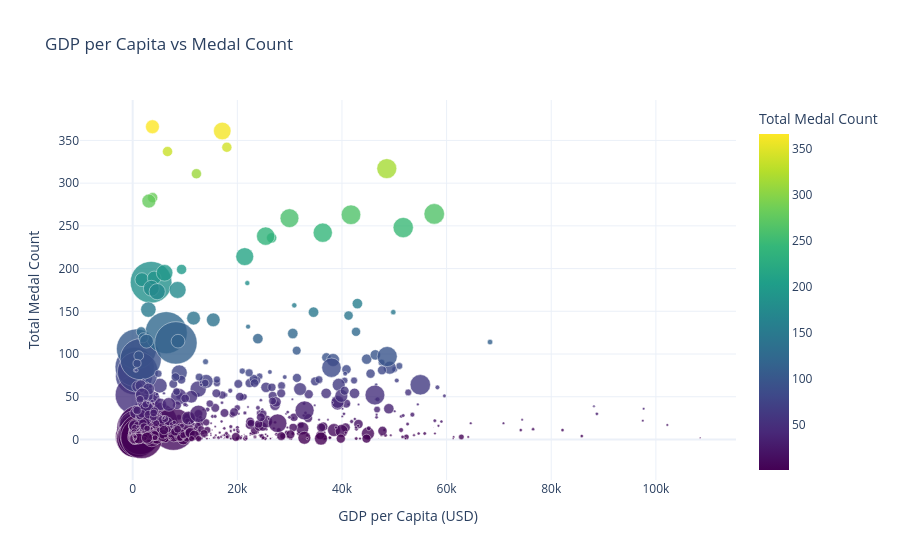

This figure's notebook cell:
### Markdown cell above
### 6.1 GDP vs medals

### Code cell
medals_df = olympics[
    olympics["medal"].notna() &
    olympics["gdp_per_capita"].notna() &
    olympics["population"].notna()
].copy()

country_medals = (
    medals_df.groupby(["country", "gdp_per_capita", "population"])
    .size()
    .reset_index(name="medal_count")
)

fig = px.scatter(
    country_medals,
    x="gdp_per_capita",
    y="medal_count",
    size="population",
    color="medal_count",
    hover_name="country",
    title="GDP per Capita vs Medal Count",
    labels={
        "gdp_per_capita": "GDP per Capita (USD)",
        "medal_count": "Total Medal Count",
        "population": "Population"
    },
    size_max=30,
    template="plotly_white",
    color_continuous_scale="Viridis"
)

fig.update_traces(marker=dict(line=dict(width=0.5, color="white"), opacity=0.8))
fig.show()

### Figure 1 — Plotly figure (JSON) as saved in the notebook; plotly's stock layout.template omitted (floating-point values rounded to 4 significant figures; data arrays with more than 128 entries replaced by an {"elided": "..."} marker saying what was removed)
{"data": [{"hovertemplate": "<b>%{hovertext}</b><br><br>GDP per Capita (USD)=%{x}<br>Total Medal Count=%{marker.color}<br>Population=%{marker.size}<extra></extra>", "hovertext": {"elided": "981 str values"}, "legendgroup": "", "marker": {"color": {"elided": "981 int values"}, "coloraxis": "coloraxis", "line": {"color": "white", "width": 0.5}, "opacity": 0.8, "size": {"elided": "981 float values"}, "sizemode": "area", "sizeref": 1531850, "symbol": "circle"}, "mode": "markers", "name": "", "orientation": "v", "showlegend": false, "type": "scatter", "x": {"elided": "981 float values"}, "xaxis": "x", "y": {"elided": "981 int values"}, "yaxis": "y"}], "layout": {"coloraxis": {"colorbar": {"title": {"text": "Total Medal Count"}}, "colorscale": [[0, "#440154"], [0.1111, "#482878"], [0.2222, "#3e4989"], [0.3333, "#31688e"], [0.4444, "#26828e"], [0.5556, "#1f9e89"], [0.6667, "#35b779"], [0.7778, "#6ece58"], [0.8889, "#b5de2b"], [1, "#fde725"]]}, "legend": {"itemsizing": "constant", "tracegroupgap": 0}, "title": {"text": "GDP per Capita vs Medal Count"}, "xaxis": {"anchor": "y", "domain": [0, 1], "title": {"text": "GDP per Capita (USD)"}}, "yaxis": {"anchor": "x", "domain": [0, 1], "title": {"text": "Total Medal Count"}}}}
